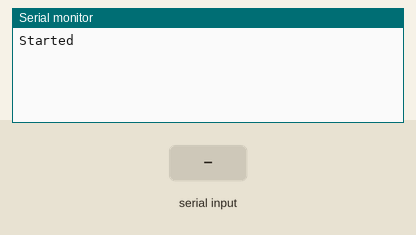
Simulated run of this sketch. Board: Arduino Uno, built with avr-gcc and run on an emulated ATmega328P. Parts: the last lines printed to the serial monitor. The inputs (shaded band) are chosen by the test bench.

Above: at 1.2 s.
1.3 s: "1" received over the second serial link
At 2.2 s:
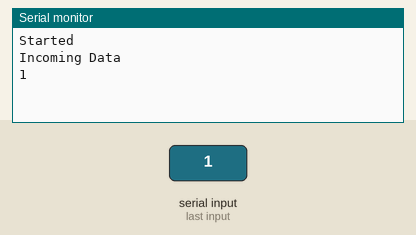
2.8 s: "0" received over the second serial link
At 3.4 s:
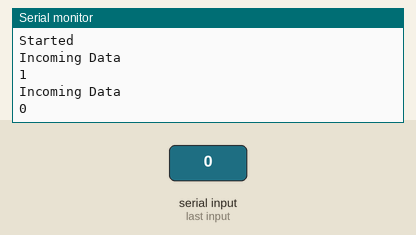
4.3 s: "2" received over the second serial link
At 5.8 s:
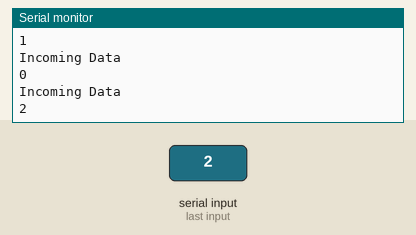

Measured:
- after the input at 1.3 s, the serial monitor: prints a new line at once (image 1)
- after the input at 2.8 s, the serial monitor: prints a new line after 0.05 s (image 2)
- after the input at 4.3 s, the serial monitor: prints a new line after 0.05 s (image 3)

The sketch:

controller.ino
```cpp
#include "SoftwareSerial.h"
SoftwareSerial serial_connection(10, 11); // The Tx and Rx pins for bluetooth

#define BUFFER_SIZE 64
#define BAUD_RATE 9600

char inData[BUFFER_SIZE];
char inChar=-1;
int i=0;


void setup() {
    Serial.begin(BAUD_RATE);
    serial_connection.begin(BAUD_RATE);
    serial_connection.println("READY TO CONNECT ON BLUETOOTH"); // This will never be seen
    Serial.println("Started");
}


void loop() {
    byte byte_count = serial_connection.available(); // This gets the number of bytes that were sent by the python script
    if (byte_count) {
        Serial.println("Incoming Data");
        int first_bytes = byte_count; // Initialize the number of bytes that we might handle
        int remaining_bytes=0; // Initialize the bytes that we may have to burn off to prevent a buffer overrun

        // If there are remaining bytes, find out how many
        if (first_bytes >= BUFFER_SIZE - 1) {
            remaining_bytes = byte_count - (BUFFER_SIZE - 1);
        }


        // Reading each byte at a time
        for (i=0; i < first_bytes; i++){
            inChar = serial_connection.read();
            inData[i] = inChar;
        }
        inData[i] = '\0'; // Adding a termination


        // Printing the received text
        Serial.println(inData);

        //This burns off any remaining bytes that the buffer can't handle.
        for (i=0; i < remaining_bytes; i++){
            inChar = serial_connection.read();
        }
    }
    delay(100);
}
```
